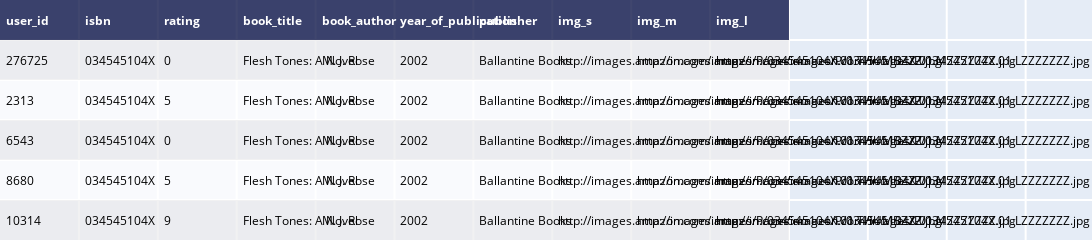

The code cell stored with this chart in its notebook:
### Code cell
#EDA(Explanatory Data Analysis)
df = pd.merge(ratings,books,on='isbn')
dat = ff.create_table(df.head())
dat.update_layout(autosize=False,height=200, width = 4500)

### Figure 1 — Plotly figure (JSON) as saved in the notebook; plotly's stock layout.template omitted (floating-point values rounded to 4 significant figures)
{"data": [{"colorscale": [[0, "#00083e"], [0.5, "#ededee"], [1, "#ffffff"]], "hoverinfo": "none", "opacity": 0.75, "showscale": false, "type": "heatmap", "z": [[0, 0, 0, 0, 0, 0, 0, 0, 0, 0], [0.5, 0.5, 0.5, 0.5, 0.5, 0.5, 0.5, 0.5, 0.5, 0.5], [1, 1, 1, 1, 1, 1, 1, 1, 1, 1], [0.5, 0.5, 0.5, 0.5, 0.5, 0.5, 0.5, 0.5, 0.5, 0.5], [1, 1, 1, 1, 1, 1, 1, 1, 1, 1], [0.5, 0.5, 0.5, 0.5, 0.5, 0.5, 0.5, 0.5, 0.5, 0.5]]}], "layout": {"annotations": [{"align": "left", "font": {"color": "#ffffff"}, "showarrow": false, "text": "<b>user_id</b>", "x": -0.45, "xanchor": "left", "xref": "x", "y": 0, "yref": "y"}, {"align": "left", "font": {"color": "#ffffff"}, "showarrow": false, "text": "<b>isbn</b>", "x": 0.55, "xanchor": "left", "xref": "x", "y": 0, "yref": "y"}, {"align": "left", "font": {"color": "#ffffff"}, "showarrow": false, "text": "<b>rating</b>", "x": 1.55, "xanchor": "left", "xref": "x", "y": 0, "yref": "y"}, {"align": "left", "font": {"color": "#ffffff"}, "showarrow": false, "text": "<b>book_title</b>", "x": 2.55, "xanchor": "left", "xref": "x", "y": 0, "yref": "y"}, {"align": "left", "font": {"color": "#ffffff"}, "showarrow": false, "text": "<b>book_author</b>", "x": 3.55, "xanchor": "left", "xref": "x", "y": 0, "yref": "y"}, {"align": "left", "font": {"color": "#ffffff"}, "showarrow": false, "text": "<b>year_of_publication</b>", "x": 4.55, "xanchor": "left", "xref": "x", "y": 0, "yref": "y"}, {"align": "left", "font": {"color": "#ffffff"}, "showarrow": false, "text": "<b>publisher</b>", "x": 5.55, "xanchor": "left", "xref": "x", "y": 0, "yref": "y"}, {"align": "left", "font": {"color": "#ffffff"}, "showarrow": false, "text": "<b>img_s</b>", "x": 6.55, "xanchor": "left", "xref": "x", "y": 0, "yref": "y"}, {"align": "left", "font": {"color": "#ffffff"}, "showarrow": false, "text": "<b>img_m</b>", "x": 7.55, "xanchor": "left", "xref": "x", "y": 0, "yref": "y"}, {"align": "left", "font": {"color": "#ffffff"}, "showarrow": false, "text": "<b>img_l</b>", "x": 8.55, "xanchor": "left", "xref": "x", "y": 0, "yref": "y"}, {"align": "left", "font": {"color": "#000000"}, "showarrow": false, "text": "276725", "x": -0.45, "xanchor": "left", "xref": "x", "y": 1, "yref": "y"}, {"align": "left", "font": {"color": "#000000"}, "showarrow": false, "text": "034545104X", "x": 0.55, "xanchor": "left", "xref": "x", "y": 1, "yref": "y"}, {"align": "left", "font": {"color": "#000000"}, "showarrow": false, "text": "0", "x": 1.55, "xanchor": "left", "xref": "x", "y": 1, "yref": "y"}, {"align": "left", "font": {"color": "#000000"}, "showarrow": false, "text": "Flesh Tones: A Novel", "x": 2.55, "xanchor": "left", "xref": "x", "y": 1, "yref": "y"}, {"align": "left", "font": {"color": "#000000"}, "showarrow": false, "text": "M. J. Rose", "x": 3.55, "xanchor": "left", "xref": "x", "y": 1, "yref": "y"}, {"align": "left", "font": {"color": "#000000"}, "showarrow": false, "text": "2002", "x": 4.55, "xanchor": "left", "xref": "x", "y": 1, "yref": "y"}, {"align": "left", "font": {"color": "#000000"}, "showarrow": false, "text": "Ballantine Books", "x": 5.55, "xanchor": "left", "xref": "x", "y": 1, "yref": "y"}, {"align": "left", "font": {"color": "#000000"}, "showarrow": false, "text": "http://images.amazon.com/images/P/034545104X.01.THUMBZZZ.jpg", "x": 6.55, "xanchor": "left", "xref": "x", "y": 1, "yref": "y"}, {"align": "left", "font": {"color": "#000000"}, "showarrow": false, "text": "http://images.amazon.com/images/P/034545104X.01.MZZZZZZZ.jpg", "x": 7.55, "xanchor": "left", "xref": "x", "y": 1, "yref": "y"}, {"align": "left", "font": {"color": "#000000"}, "showarrow": false, "text": "http://images.amazon.com/images/P/034545104X.01.LZZZZZZZ.jpg", "x": 8.55, "xanchor": "left", "xref": "x", "y": 1, "yref": "y"}, {"align": "left", "font": {"color": "#000000"}, "showarrow": false, "text": "2313", "x": -0.45, "xanchor": "left", "xref": "x", "y": 2, "yref": "y"}, {"align": "left", "font": {"color": "#000000"}, "showarrow": false, "text": "034545104X", "x": 0.55, "xanchor": "left", "xref": "x", "y": 2, "yref": "y"}, {"align": "left", "font": {"color": "#000000"}, "showarrow": false, "text": "5", "x": 1.55, "xanchor": "left", "xref": "x", "y": 2, "yref": "y"}, {"align": "left", "font": {"color": "#000000"}, "showarrow": false, "text": "Flesh Tones: A Novel", "x": 2.55, "xanchor": "left", "xref": "x", "y": 2, "yref": "y"}, {"align": "left", "font": {"color": "#000000"}, "showarrow": false, "text": "M. J. Rose", "x": 3.55, "xanchor": "left", "xref": "x", "y": 2, "yref": "y"}, {"align": "left", "font": {"color": "#000000"}, "showarrow": false, "text": "2002", "x": 4.55, "xanchor": "left", "xref": "x", "y": 2, "yref": "y"}, {"align": "left", "font": {"color": "#000000"}, "showarrow": false, "text": "Ballantine Books", "x": 5.55, "xanchor": "left", "xref": "x", "y": 2, "yref": "y"}, {"align": "left", "font": {"color": "#000000"}, "showarrow": false, "text": "http://images.amazon.com/images/P/034545104X.01.THUMBZZZ.jpg", "x": 6.55, "xanchor": "left", "xref": "x", "y": 2, "yref": "y"}, {"align": "left", "font": {"color": "#000000"}, "showarrow": false, "text": "http://images.amazon.com/images/P/034545104X.01.MZZZZZZZ.jpg", "x": 7.55, "xanchor": "left", "xref": "x", "y": 2, "yref": "y"}, {"align": "left", "font": {"color": "#000000"}, "showarrow": false, "text": "http://images.amazon.com/images/P/034545104X.01.LZZZZZZZ.jpg", "x": 8.55, "xanchor": "left", "xref": "x", "y": 2, "yref": "y"}, {"align": "left", "font": {"color": "#000000"}, "showarrow": false, "text": "6543", "x": -0.45, "xanchor": "left", "xref": "x", "y": 3, "yref": "y"}, {"align": "left", "font": {"color": "#000000"}, "showarrow": false, "text": "034545104X", "x": 0.55, "xanchor": "left", "xref": "x", "y": 3, "yref": "y"}, {"align": "left", "font": {"color": "#000000"}, "showarrow": false, "text": "0", "x": 1.55, "xanchor": "left", "xref": "x", "y": 3, "yref": "y"}, {"align": "left", "font": {"color": "#000000"}, "showarrow": false, "text": "Flesh Tones: A Novel", "x": 2.55, "xanchor": "left", "xref": "x", "y": 3, "yref": "y"}, {"align": "left", "font": {"color": "#000000"}, "showarrow": false, "text": "M. J. Rose", "x": 3.55, "xanchor": "left", "xref": "x", "y": 3, "yref": "y"}, {"align": "left", "font": {"color": "#000000"}, "showarrow": false, "text": "2002", "x": 4.55, "xanchor": "left", "xref": "x", "y": 3, "yref": "y"}, {"align": "left", "font": {"color": "#000000"}, "showarrow": false, "text": "Ballantine Books", "x": 5.55, "xanchor": "left", "xref": "x", "y": 3, "yref": "y"}, {"align": "left", "font": {"color": "#000000"}, "showarrow": false, "text": "http://images.amazon.com/images/P/034545104X.01.THUMBZZZ.jpg", "x": 6.55, "xanchor": "left", "xref": "x", "y": 3, "yref": "y"}, {"align": "left", "font": {"color": "#000000"}, "showarrow": false, "text": "http://images.amazon.com/images/P/034545104X.01.MZZZZZZZ.jpg", "x": 7.55, "xanchor": "left", "xref": "x", "y": 3, "yref": "y"}, {"align": "left", "font": {"color": "#000000"}, "showarrow": false, "text": "http://images.amazon.com/images/P/034545104X.01.LZZZZZZZ.jpg", "x": 8.55, "xanchor": "left", "xref": "x", "y": 3, "yref": "y"}, {"align": "left", "font": {"color": "#000000"}, "showarrow": false, "text": "8680", "x": -0.45, "xanchor": "left", "xref": "x", "y": 4, "yref": "y"}, {"align": "left", "font": {"color": "#000000"}, "showarrow": false, "text": "034545104X", "x": 0.55, "xanchor": "left", "xref": "x", "y": 4, "yref": "y"}, {"align": "left", "font": {"color": "#000000"}, "showarrow": false, "text": "5", "x": 1.55, "xanchor": "left", "xref": "x", "y": 4, "yref": "y"}, {"align": "left", "font": {"color": "#000000"}, "showarrow": false, "text": "Flesh Tones: A Novel", "x": 2.55, "xanchor": "left", "xref": "x", "y": 4, "yref": "y"}, {"align": "left", "font": {"color": "#000000"}, "showarrow": false, "text": "M. J. Rose", "x": 3.55, "xanchor": "left", "xref": "x", "y": 4, "yref": "y"}, {"align": "left", "font": {"color": "#000000"}, "showarrow": false, "text": "2002", "x": 4.55, "xanchor": "left", "xref": "x", "y": 4, "yref": "y"}, {"align": "left", "font": {"color": "#000000"}, "showarrow": false, "text": "Ballantine Books", "x": 5.55, "xanchor": "left", "xref": "x", "y": 4, "yref": "y"}, {"align": "left", "font": {"color": "#000000"}, "showarrow": false, "text": "http://images.amazon.com/images/P/034545104X.01.THUMBZZZ.jpg", "x": 6.55, "xanchor": "left", "xref": "x", "y": 4, "yref": "y"}, {"align": "left", "font": {"color": "#000000"}, "showarrow": false, "text": "http://images.amazon.com/images/P/034545104X.01.MZZZZZZZ.jpg", "x": 7.55, "xanchor": "left", "xref": "x", "y": 4, "yref": "y"}, {"align": "left", "font": {"color": "#000000"}, "showarrow": false, "text": "http://images.amazon.com/images/P/034545104X.01.LZZZZZZZ.jpg", "x": 8.55, "xanchor": "left", "xref": "x", "y": 4, "yref": "y"}, {"align": "left", "font": {"color": "#000000"}, "showarrow": false, "text": "10314", "x": -0.45, "xanchor": "left", "xref": "x", "y": 5, "yref": "y"}, {"align": "left", "font": {"color": "#000000"}, "showarrow": false, "text": "034545104X", "x": 0.55, "xanchor": "left", "xref": "x", "y": 5, "yref": "y"}, {"align": "left", "font": {"color": "#000000"}, "showarrow": false, "text": "9", "x": 1.55, "xanchor": "left", "xref": "x", "y": 5, "yref": "y"}, {"align": "left", "font": {"color": "#000000"}, "showarrow": false, "text": "Flesh Tones: A Novel", "x": 2.55, "xanchor": "left", "xref": "x", "y": 5, "yref": "y"}, {"align": "left", "font": {"color": "#000000"}, "showarrow": false, "text": "M. J. Rose", "x": 3.55, "xanchor": "left", "xref": "x", "y": 5, "yref": "y"}, {"align": "left", "font": {"color": "#000000"}, "showarrow": false, "text": "2002", "x": 4.55, "xanchor": "left", "xref": "x", "y": 5, "yref": "y"}, {"align": "left", "font": {"color": "#000000"}, "showarrow": false, "text": "Ballantine Books", "x": 5.55, "xanchor": "left", "xref": "x", "y": 5, "yref": "y"}, {"align": "left", "font": {"color": "#000000"}, "showarrow": false, "text": "http://images.amazon.com/images/P/034545104X.01.THUMBZZZ.jpg", "x": 6.55, "xanchor": "left", "xref": "x", "y": 5, "yref": "y"}, {"align": "left", "font": {"color": "#000000"}, "showarrow": false, "text": "http://images.amazon.com/images/P/034545104X.01.MZZZZZZZ.jpg", "x": 7.55, "xanchor": "left", "xref": "x", "y": 5, "yref": "y"}, {"align": "left", "font": {"color": "#000000"}, "showarrow": false, "text": "http://images.amazon.com/images/P/034545104X.01.LZZZZZZZ.jpg", "x": 8.55, "xanchor": "left", "xref": "x", "y": 5, "yref": "y"}], "autosize": false, "height": 200, "margin": {"b": 0, "l": 0, "r": 0, "t": 0}, "width": 4500, "xaxis": {"dtick": 1, "gridwidth": 2, "showticklabels": false, "tick0": -0.5, "ticks": "", "zeroline": false}, "yaxis": {"autorange": "reversed", "dtick": 1, "gridwidth": 2, "showticklabels": false, "tick0": 0.5, "ticks": "", "zeroline": false}}}
